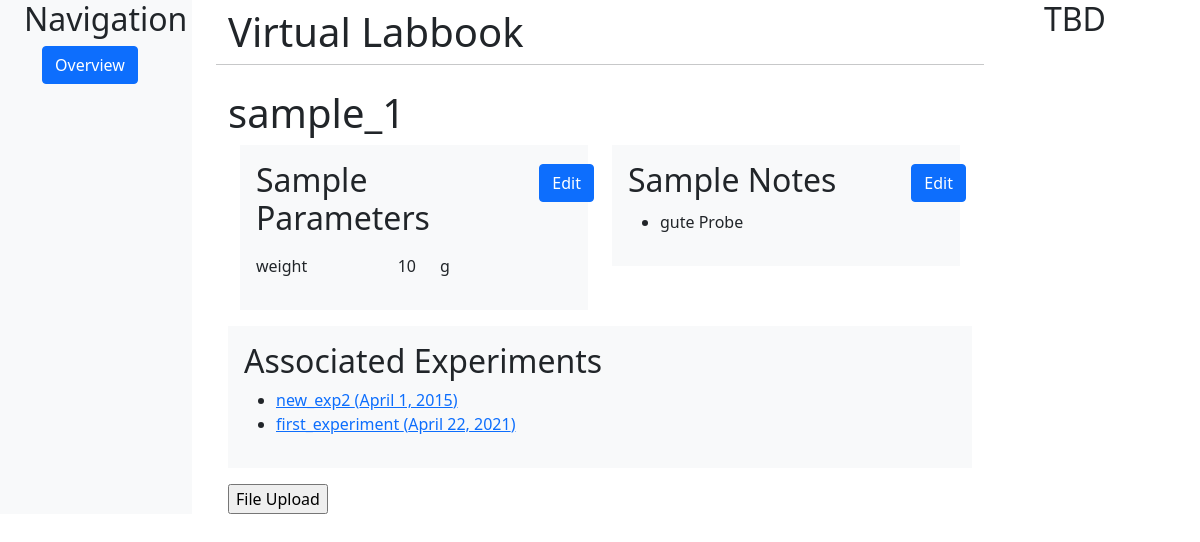
Page /polls/sample/10/ on the earlier database version.
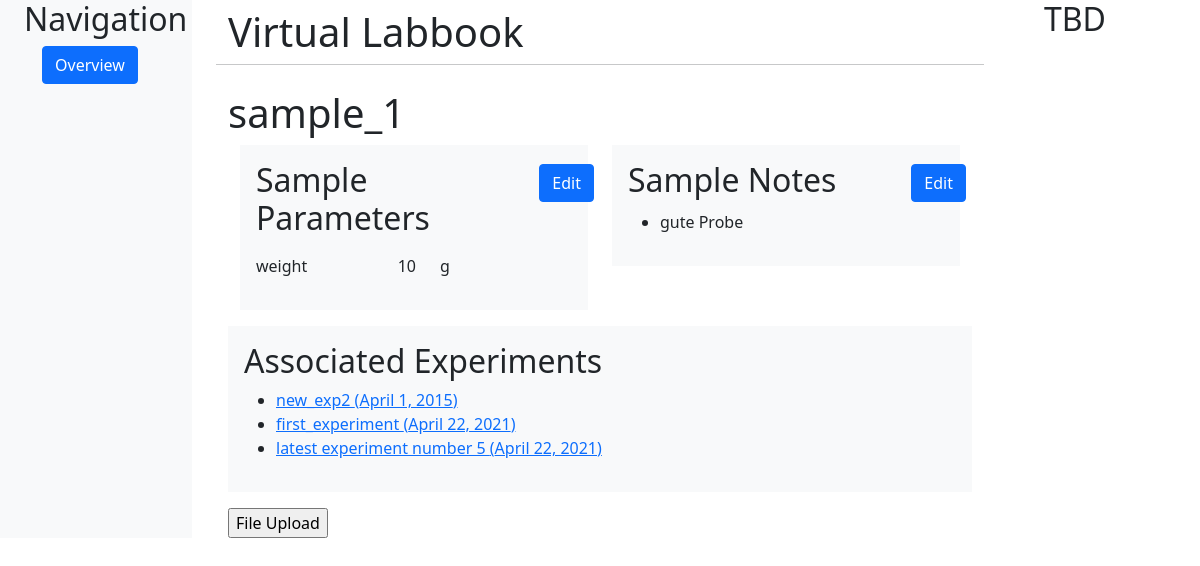
Same page on the later database version.
### polls/models.py (models this page shows, shortened)
class Parameter(models.Model):
    step = models.ForeignKey(Step, on_delete=models.CASCADE, related_name='step_parameters', blank=True, null=True)
    sample = models.ForeignKey(Sample, on_delete=models.CASCADE, related_name='sample_parameters', blank=True,
                               null=True)
    experiment = models.ForeignKey(Experiment, on_delete=models.CASCADE, related_name='experiment_parameters',
                                   blank=True, null=True)
    name = models.CharField(max_length=200)
    value = models.CharField(max_length=200, blank=True, null=True)
    unit = models.CharField(max_length=200, blank=True, null=False)

class Note(models.Model):
    step = models.ForeignKey(Step, on_delete=models.CASCADE, related_name='step_notes', blank=True, null=True)
    sample = models.ForeignKey(Sample, on_delete=models.CASCADE, related_name='sample_notes', blank=True, null=True)
    experiment = models.ForeignKey(Experiment, on_delete=models.CASCADE, related_name='experiment_notes', blank=True,
                                   null=True)
    text = models.CharField(max_length=400)

class Experiment(models.Model):
    sample = models.ForeignKey(Sample, on_delete=models.PROTECT, related_name='experiments')
    name = models.CharField(max_length=200)
    date = models.DateField('Date of experiment', default=datetime.datetime.now)

### polls/views.py (the view)
# urls.py: path('sample/<int:parent_id>/', views.SampleDetailView.as_view(),
class SampleDetailView(generic.DetailView):
    template_name = 'polls/sample-detail.html'
    object = None
    def get(self, request, *args, **kwargs):
        self.object = get_object_or_404(Sample, id=self.kwargs['parent_id'])
        return self.render_to_response(self.get_context_data(parent=self.object,
                                                             parent_id=self.object.id))

### polls/templates/polls/sample-detail.html
{%extends 'polls/base.html'%}
{% block content %}
<h1>
    {{ parent.name }}
</h1>
<div class="row row-cols-1 row-cols-lg-2">
    <div class="col">
        <div class="py-3 px-3 mb-3 bg-light text-dark">
            <h2>
                <div class="row">
                    <div class="col">Sample Parameters</div>
                    <div class="col-2">
                        {% if update_name != 'parameter' %}
                        <form action="{% url 'polls:sample-update-parameter' parent_id %}" method="get">
                            <input class="btn btn-primary" type="submit" value="Edit">
                        </form>
                        {% endif %}
                    </div>
                </div>
            </h2>
            {% if update_name == 'parameter' %}
            {% with col_count=4 %}
            {% include 'polls/child-update-form.html' %}
            {% endwith %}
            {% else %}
            {% for parameter in parent.sample_parameters.all %}
            <p>
            <div class="row ">
                <div class="col-5"> {{ parameter.name }}</div>
                <div class="col-md-auto">{{ parameter.value }}</div>
                <div class="col-md-auto">{{ parameter.unit }}</div>
            </div>
            </p>
            {% endfor %}
            {% endif %}
        </div>
    </div>
    <div class="col">
        <div class=" py-3 px-3 mb-3 bg-light text-dark">
            <h2>
                <div class="row">
                    <div class="col">Sample Notes</div>
                    <div class="col-2">
                        {% if update_name != 'step' %}
                        <form action="{% url 'polls:sample-update-note' parent_id %}" method="get">
                            <input class="btn btn-primary" type="submit" value="Edit">
                        </form>
                        {%endif%}
                    </div>
                </div>
            </h2>
            {% if update_name == "note" %}
            {% with col_count=1 %}
            {% include 'polls/child-update-form.html' %}
            {% endwith %}
            {% else %}
            {% for note in parent.sample_notes.all %}
            <div class="row">
                <div class="col-md-auto">
                    <ul>
                        <li>
                            {{ note.text }}
                        </li>
                    </ul>
                </div>
            </div>
            {% endfor %}
            {% endif %}
        </div>
    </div>
</div>
<div class="col">
    <div class=" py-3 px-3 mb-3 bg-light text-dark">
        <h2>
            Associated Experiments
        </h2>
        <div class="row">
            <div class="col-md-auto">
                <ul>
                    {% for experiment in parent.experiments.all %}
                    <li>
                        <a href="{%url 'polls:experiment-detail' experiment.id%}">
                            {{ experiment.name }} ({{ experiment.date }})
                        </a>
                    </li>
                    {% endfor %}
                </ul>
            </div>
        </div>
    </div>
</div>
<form action="{% url 'polls:file-upload' parent_id %}" method="GET">
    <input type="submit" value="File Upload">
</form>
{% endblock %}

Differences in the rows shown:
added Experiment: name "latest experiment number 5", date "April 22, 2021"
